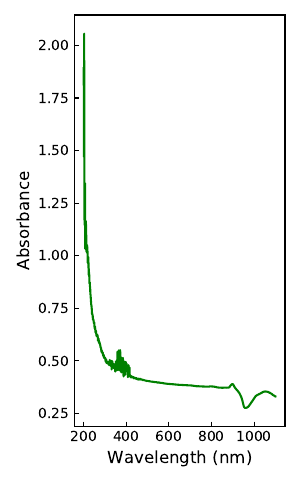

This figure's Python source:
#using numpy module to read data in # much faster than CSV module 
import matplotlib.pyplot as plt
import numpy as np
from scipy.interpolate import make_interp_spline, BSpline #for smooth points


#loading data
# x in nm
# y is absorbance A or absorption coefficient alpha
# A = ln (I/I0); alpha = ln10 * A / length in centimeter
# absorptance fA = (I0-I)/I0 = 1 - 10^(-A)
# absorption coefficient alpha ~ absorbance A
# absorption coefficient: cm-1

# the logarithm of the ratio of incident
# to transmitted radiant power through a sample (excluding the effects on cell walls)
# the negative logarithm of one minus absorptance, as measured on a uniform sample

x, y = np.loadtxt('3_A60S-1_042622.csv', delimiter=',', unpack=True) # step = 0.1nm; start: 200 nm


plt.figure("UV-vis spectrum")

#figure size etc?
#fig = plt.figure(figsize=(8,4), dpi=100)
plt.figure(figsize=(3,4.85))

# plot UV data
plt.plot(x, y, color = 'g', linestyle = '-')
plt.xlabel(r'Wavelength (nm)', fontsize=12)
plt.ylabel(r'Absorbance', fontsize=12) # n = 1/2 here


#for n= 1/2 direct allowed
#plt.scatter(1239.8 / x, (y * 1239.8 / x)**2, marker = 'x', label='x = 2.00') #Ca$_2$MnWO$_6$') # n = 1/2, direct allowed, 2.30 eV') # nm -> eV: 1239.8 / x
# for n = 3/2 direct forbidden
#plt.scatter(1239.8 / x, (y * 1239.8 / x)**(2/3), label='n = 3/2, direct forbidden') # nm -> eV: 1239.8 / x
# for n = 2 indirect allowed
#plt.plot(1239.8 / x, (y * 1239.8 / x)**(1/2), label='n = 2, n = 2 indirect allowed') # nm -> eV: 1239.8 / x
# for n= 3 indirect forbidden
#plt.plot(1239.8 / x, (y * 1239.8 / x)**(1/3), label='n = 3, n = 3 indirect forbidden') # nm -> eV: 1239.8 / x
#plt.xlabel(r'Photon energy $h \nu$ (eV)', fontsize=12)
#for n= 1/2
#plt.ylabel(r'$(\alpha h \nu)^{2}$ (cm$^{-1}$ $\cdot$ eV)$^{2}$', fontsize=12) # n = 1/2 here
#for n= 3/2
#plt.ylabel(r'$(\alpha h \nu)^{1/n}$ $(cm^{-1} \times eV)^{2/3}$', fontsize=12)
#for n= 2
#plt.ylabel(r'$(\alpha h \nu)^{1/n}$ $(cm^{-1} \times eV)^{1/2}$', fontsize=12)
#for n= 3
#plt.ylabel(r'$(\alpha h \nu)^{1/n}$ $(cm^{-1} \times eV)^{1/3}$', fontsize=12)
#plt.xlim(200, 1100)
#plt.ylim(0, np.max(y_Ca200)*1.2)
plt.tick_params(axis="y",direction="in", labelsize=10)
plt.tick_params(axis="x",direction="in", labelsize=10)
#plt.title('Tauc Plots')
plt.legend(frameon=False)
plt.tight_layout()

#save figure
plt.savefig('3_A60S-1_042622_UV.png', dpi=500)
plt.savefig('3_A60S-1_042622_UV.pdf', dpi=500)

plt.show()
